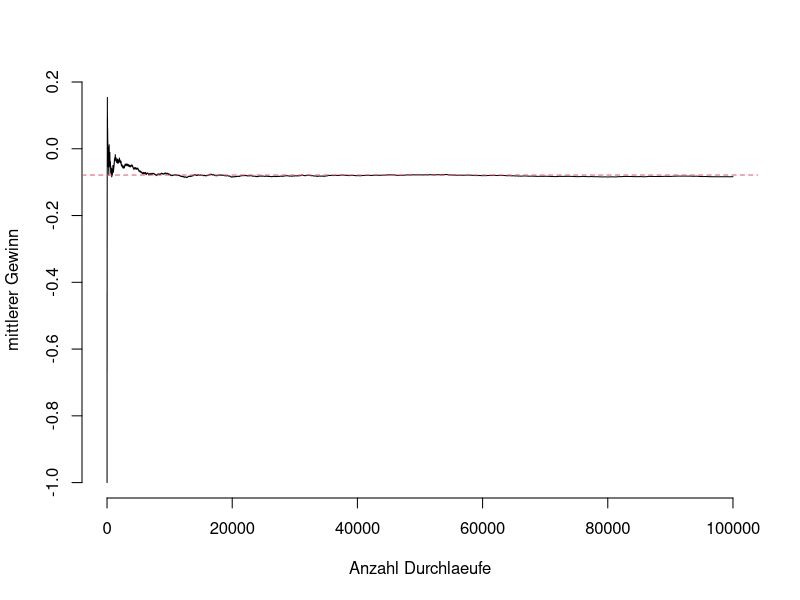

The R script that drew this image:
a <- 4
Gewinn <- rep(NA,100000)
for (k in 1:100000){
  Wuerfe <- sample(1:6,size=3,replace=TRUE)
  Anzahl_a <- sum(Wuerfe==a)
  Gewinn[k] <- ifelse(Anzahl_a==0,-1,Anzahl_a)
}
sum(Gewinn) # insgesamt
sum(Gewinn)/100000 # im Mittel pro Spiel


options(scipen=999)
plot(cumsum(Gewinn)/(1:100000),type="l",bty="n",
     ylab="mittlerer Gewinn",xlab="Anzahl Durchlaeufe")
abline(h=-17/216,col=2,lty=2)
